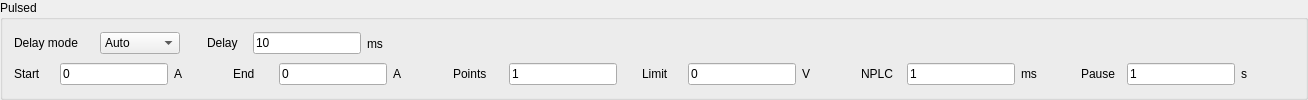
           <widget class="QGroupBox" name="groupBox_pulsedSweep">
            <property name="enabled">
             <bool>true</bool>
            </property>
            <property name="minimumSize">
             <size>
              <width>0</width>
              <height>0</height>
             </size>
            </property>
            <property name="title">
             <string>Pulsed</string>
            </property>
            <layout class="QVBoxLayout" name="verticalLayout_9">
             <item>
              <layout class="QHBoxLayout" name="HBoxLayout_pulsedLine2" stretch="10,1,10,43">
               <item>
                <layout class="QHBoxLayout" name="HBoxLayout_pulsedDelayMode">
                 <item>
                  <widget class="QLabel" name="label_pulsedDelayMode">
                   <property name="sizePolicy">
                    <sizepolicy hsizetype="Fixed" vsizetype="Fixed">
                     <horstretch>0</horstretch>
                     <verstretch>0</verstretch>
                    </sizepolicy>
                   </property>
                   <property name="minimumSize">
                    <size>
                     <width>80</width>
                     <height>0</height>
                    </size>
                   </property>
                   <property name="text">
                    <string>Delay mode</string>
                   </property>
                  </widget>
                 </item>
                 <item>
                  <widget class="QComboBox" name="comboBox_pulsedDelayMode">
                   <property name="sizePolicy">
                    <sizepolicy hsizetype="Fixed" vsizetype="Fixed">
                     <horstretch>0</horstretch>
                     <verstretch>0</verstretch>
                    </sizepolicy>
                   </property>
                   <property name="minimumSize">
                    <size>
                     <width>80</width>
                     <height>0</height>
                    </size>
                   </property>
                   <property name="currentIndex">
                    <number>0</number>
                   </property>
                   <item>
                    <property name="text">
                     <string>Auto</string>
                    </property>
                   </item>
                   <item>
                    <property name="text">
                     <string>Manual</string>
                    </property>
                   </item>
                  </widget>
                 </item>
                </layout>
               </item>
               <item>
                <spacer name="horizontalSpacer_17">
                 <property name="orientation">
                  <enum>Qt::Orientation::Horizontal</enum>
                 </property>
                 <property name="sizeHint" stdset="0">
                  <size>
                   <width>40</width>
                   <height>20</height>
                  </size>
                 </property>
                </spacer>
               </item>
               <item>
                <layout class="QHBoxLayout" name="HBoxLayout_pulsedDelay" stretch="0,0,0">
                 <item>
                  <widget class="QLabel" name="label_pulsedDelay">
                   <property name="sizePolicy">
                    <sizepolicy hsizetype="Fixed" vsizetype="Fixed">
                     <horstretch>0</horstretch>
                     <verstretch>0</verstretch>
                    </sizepolicy>
                   </property>
                   <property name="minimumSize">
                    <size>
                     <width>40</width>
                     <height>0</height>
                    </size>
                   </property>
                   <property name="text">
                    <string>Delay</string>
                   </property>
                  </widget>
                 </item>
                 <item>
                  <widget class="QLineEdit" name="lineEdit_pulsedDelay">
                   <property name="sizePolicy">
                    <sizepolicy hsizetype="Fixed" vsizetype="Fixed">
                     <horstretch>0</horstretch>
                     <verstretch>0</verstretch>
                    </sizepolicy>
                   </property>
                   <property name="minimumSize">
                    <size>
                     <width>20</width>
                     <height>0</height>
                    </size>
                   </property>
                   <property name="text">
                    <string>10</string>
                   </property>
                  </widget>
                 </item>
                 <item>
                  <widget class="QLabel" name="label_pulsedDelayUnits">
                   <property name="text">
                    <string>ms</string>
                   </property>
                  </widget>
                 </item>
                </layout>
               </item>
               <item>
                <spacer name="horizontalSpacer_18">
                 <property name="orientation">
                  <enum>Qt::Orientation::Horizontal</enum>
                 </property>
                 <property name="sizeHint" stdset="0">
                  <size>
                   <width>40</width>
                   <height>20</height>
                  </size>
                 </property>
                </spacer>
               </item>
              </layout>
             </item>
             <item>
              <layout class="QHBoxLayout" name="HBoxLayout_pulsedLine1" stretch="10,1,10,1,10,1,10,1,10,1,10,1">
               <item>
                <layout class="QHBoxLayout" name="HBoxLayout_pulsedStart" stretch="0,0,0">
                 <item>
                  <widget class="QLabel" name="label_continuousStart_2">
                   <property name="sizePolicy">
                    <sizepolicy hsizetype="Fixed" vsizetype="Fixed">
                     <horstretch>0</horstretch>
                     <verstretch>0</verstretch>
                    </sizepolicy>
                   </property>
                   <property name="minimumSize">
                    <size>
                     <width>40</width>
                     <height>0</height>
                    </size>
                   </property>
                   <property name="text">
                    <string>Start</string>
                   </property>
                  </widget>
                 </item>
                 <item>
                  <widget class="QLineEdit" name="lineEdit_pulsedStart">
                   <property name="sizePolicy">
                    <sizepolicy hsizetype="Fixed" vsizetype="Fixed">
                     <horstretch>0</horstretch>
                     <verstretch>0</verstretch>
                    </sizepolicy>
                   </property>
                   <property name="minimumSize">
                    <size>
                     <width>20</width>
                     <height>0</height>
                    </size>
                   </property>
                   <property name="text">
                    <string>0</string>
                   </property>
                  </widget>
                 </item>
                 <item>
                  <widget class="QLabel" name="label_pulsedStartUnits">
                   <property name="text">
                    <string>A</string>
                   </property>
                  </widget>
                 </item>
                </layout>
               </item>
               <item>
                <spacer name="horizontalSpacer_14">
                 <property name="orientation">
                  <enum>Qt::Orientation::Horizontal</enum>
                 </property>
                 <property name="sizeHint" stdset="0">
                  <size>
                   <width>40</width>
                   <height>20</height>
                  </size>
                 </property>
                </spacer>
               </item>
               <item>
                <layout class="QHBoxLayout" name="HBoxLayout_pulsedEnd" stretch="0,0,0">
                 <item>
                  <widget class="QLabel" name="label_continuousEnd_2">
                   <property name="sizePolicy">
                    <sizepolicy hsizetype="Fixed" vsizetype="Fixed">
                     <horstretch>0</horstretch>
                     <verstretch>0</verstretch>
                    </sizepolicy>
                   </property>
                   <property name="minimumSize">
                    <size>
                     <width>40</width>
                     <height>0</height>
                    </size>
                   </property>
                   <property name="text">
                    <string>End</string>
                   </property>
                  </widget>
                 </item>
                 <item>
                  <widget class="QLineEdit" name="lineEdit_pulsedEnd">
                   <property name="sizePolicy">
                    <sizepolicy hsizetype="Fixed" vsizetype="Fixed">
                     <horstretch>0</horstretch>
                     <verstretch>0</verstretch>
                    </sizepolicy>
                   </property>
                   <property name="minimumSize">
                    <size>
                     <width>20</width>
                     <height>0</height>
                    </size>
                   </property>
                   <property name="text">
                    <string>0</string>
                   </property>
                  </widget>
                 </item>
                 <item>
                  <widget class="QLabel" name="label_pulsedEndUnits">
                   <property name="text">
                    <string>A</string>
                   </property>
                  </widget>
                 </item>
                </layout>
               </item>
               <item>
                <spacer name="horizontalSpacer_15">
                 <property name="orientation">
                  <enum>Qt::Orientation::Horizontal</enum>
                 </property>
                 <property name="sizeHint" stdset="0">
                  <size>
                   <width>40</width>
                   <height>20</height>
                  </size>
                 </property>
                </spacer>
               </item>
               <item>
                <layout class="QHBoxLayout" name="HBoxLayout_pulsedPoints" stretch="0,0">
                 <item>
                  <widget class="QLabel" name="label_pulsedPoints">
                   <property name="sizePolicy">
                    <sizepolicy hsizetype="Fixed" vsizetype="Fixed">
                     <horstretch>0</horstretch>
                     <verstretch>0</verstretch>
                    </sizepolicy>
                   </property>
                   <property name="minimumSize">
                    <size>
                     <width>50</width>
                     <height>0</height>
                    </size>
                   </property>
                   <property name="text">
                    <string>Points</string>
                   </property>
                  </widget>
                 </item>
                 <item>
                  <widget class="QLineEdit" name="lineEdit_pulsedPoints">
                   <property name="sizePolicy">
                    <sizepolicy hsizetype="Fixed" vsizetype="Fixed">
                     <horstretch>0</horstretch>
                     <verstretch>0</verstretch>
                    </sizepolicy>
                   </property>
                   <property name="minimumSize">
                    <size>
                     <width>20</width>
                     <height>0</height>
                    </size>
                   </property>
                   <property name="text">
                    <string>1</string>
                   </property>
                  </widget>
                 </item>
                </layout>
               </item>
               <item>
                <spacer name="horizontalSpacer_16">
                 <property name="orientation">
                  <enum>Qt::Orientation::Horizontal</enum>
                 </property>
                 <property name="sizeHint" stdset="0">
                  <size>
                   <width>40</width>
                   <height>20</height>
                  </size>
                 </property>
                </spacer>
               </item>
               <item>
                <layout class="QHBoxLayout" name="HBoxLayout_pulsedLimit" stretch="0,0,0">
                 <item>
                  <widget class="QLabel" name="label_continuousLimit_2">
                   <property name="sizePolicy">
                    <sizepolicy hsizetype="Fixed" vsizetype="Fixed">
                     <horstretch>0</horstretch>
                     <verstretch>0</verstretch>
                    </sizepolicy>
                   </property>
                   <property name="minimumSize">
                    <size>
                     <width>40</width>
                     <height>0</height>
                    </size>
                   </property>
                   <property name="text">
                    <string>Limit</string>
                   </property>
                  </widget>
                 </item>
                 <item>
                  <widget class="QLineEdit" name="lineEdit_pulsedLimit">
                   <property name="sizePolicy">
                    <sizepolicy hsizetype="Fixed" vsizetype="Fixed">
                     <horstretch>0</horstretch>
                     <verstretch>0</verstretch>
                    </sizepolicy>
                   </property>
                   <property name="minimumSize">
                    <size>
                     <width>20</width>
                     <height>0</height>
                    </size>
                   </property>
                   <property name="text">
                    <string>0</string>
                   </property>
                  </widget>
                 </item>
                 <item>
                  <widget class="QLabel" name="label_pulsedLimitUnits">
                   <property name="text">
                    <string>V</string>
                   </property>
                  </widget>
                 </item>
                </layout>
               </item>
               <item>
                <spacer name="horizontalSpacer_22">
                 <property name="orientation">
                  <enum>Qt::Orientation::Horizontal</enum>
                 </property>
                 <property name="sizeHint" stdset="0">
                  <size>
                   <width>40</width>
                   <height>20</height>
                  </size>
                 </property>
                </spacer>
               </item>
               <item>
                <layout class="QHBoxLayout" name="HBoxLayout_pulsedNPLC" stretch="0,0,0">
                 <item>
                  <widget class="QLabel" name="label_pulsedNPLC">
                   <property name="sizePolicy">
                    <sizepolicy hsizetype="Fixed" vsizetype="Fixed">
                     <horstretch>0</horstretch>
                     <verstretch>0</verstretch>
                    </sizepolicy>
                   </property>
                   <property name="minimumSize">
                    <size>
                     <width>40</width>
                     <height>0</height>
                    </size>
                   </property>
                   <property name="text">
                    <string>NPLC</string>
                   </property>
                  </widget>
                 </item>
                 <item>
                  <widget class="QLineEdit" name="lineEdit_pulsedNPLC">
                   <property name="sizePolicy">
                    <sizepolicy hsizetype="Fixed" vsizetype="Fixed">
                     <horstretch>0</horstretch>
                     <verstretch>0</verstretch>
                    </sizepolicy>
                   </property>
                   <property name="minimumSize">
                    <size>
                     <width>20</width>
                     <height>0</height>
                    </size>
                   </property>
                   <property name="baseSize">
                    <size>
                     <width>0</width>
                     <height>0</height>
                    </size>
                   </property>
                   <property name="text">
                    <string>1</string>
                   </property>
                  </widget>
                 </item>
                 <item>
                  <widget class="QLabel" name="label_pulsedNPLCUnits">
                   <property name="text">
                    <string>ms</string>
                   </property>
                  </widget>
                 </item>
                </layout>
               </item>
               <item>
                <spacer name="horizontalSpacer_24">
                 <property name="orientation">
                  <enum>Qt::Orientation::Horizontal</enum>
                 </property>
                 <property name="sizeHint" stdset="0">
                  <size>
                   <width>40</width>
                   <height>20</height>
                  </size>
                 </property>
                </spacer>
               </item>
               <item>
                <layout class="QHBoxLayout" name="HBoxLayout_pulsedPause" stretch="0,0,0">
                 <item>
                  <widget class="QLabel" name="label_pulsedPause_2">
                   <property name="sizePolicy">
                    <sizepolicy hsizetype="Fixed" vsizetype="Fixed">
                     <horstretch>0</horstretch>
                     <verstretch>0</verstretch>
                    </sizepolicy>
                   </property>
                   <property name="minimumSize">
                    <size>
                     <width>40</width>
                     <height>0</height>
                    </size>
                   </property>
                   <property name="text">
                    <string>Pause</string>
                   </property>
                  </widget>
                 </item>
                 <item>
                  <widget class="QLineEdit" name="lineEdit_pulsedPause">
                   <property name="sizePolicy">
                    <sizepolicy hsizetype="Fixed" vsizetype="Fixed">
                     <horstretch>0</horstretch>
                     <verstretch>0</verstretch>
                    </sizepolicy>
                   </property>
                   <property name="minimumSize">
                    <size>
                     <width>20</width>
                     <height>0</height>
                    </size>
                   </property>
                   <property name="baseSize">
                    <size>
                     <width>0</width>
                     <height>0</height>
                    </size>
                   </property>
                   <property name="text">
                    <string>1</string>
                   </property>
                  </widget>
                 </item>
                 <item>
                  <widget class="QLabel" name="label_pulsedPause">
                   <property name="text">
                    <string>s</string>
                   </property>
                  </widget>
                 </item>
                </layout>
               </item>
               <item>
                <spacer name="horizontalSpacer_25">
                 <property name="orientation">
                  <enum>Qt::Orientation::Horizontal</enum>
                 </property>
                 <property name="sizeHint" stdset="0">
                  <size>
                   <width>40</width>
                   <height>20</height>
                  </size>
                 </property>
                </spacer>
               </item>
              </layout>
             </item>
            </layout>
           </widget>
